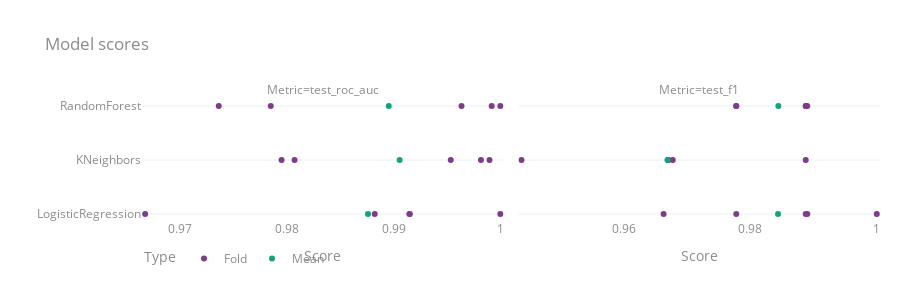

Notebook cell for this chart:
### Markdown cell above
## Plots based on the fit process.

Metrics obtained directly from a call to `fit()` can be visualized with `plot.metrics()`.

This method can plot multiple metrics, showing fold averages and error bars, or a scatter plot with the score for each fold and the mean score.

### Code cell
clf.plot.metrics(metrics=["roc_auc", "f1"])

### Figure 1 — Plotly figure (JSON) as saved in the notebook; plotly's stock layout.template omitted (floating-point values rounded to 4 significant figures)
{"data": [{"alignmentgroup": "True", "boxpoints": "all", "fillcolor": "rgba(255,255,255,0)", "hoveron": "points", "hovertemplate": "Type=Fold<br>Metric=test_roc_auc<br>Score=%{x}<br>Model=%{y}<extra></extra>", "legendgroup": "Fold", "line": {"color": "rgba(255,255,255,0)"}, "marker": {"color": "rgb(127, 60, 141)"}, "name": "Fold", "offsetgroup": "Fold", "orientation": "v", "pointpos": 0, "showlegend": true, "type": "box", "x": [0.9882, 0.9667, 0.9915, 1, 0.9915, 0.9795, 0.9807, 0.999, 0.9982, 0.9954, 0.9785, 0.9736, 0.9992, 1, 0.9964], "x0": " ", "xaxis": "x", "y": ["LogisticRegression", "LogisticRegression", "LogisticRegression", "LogisticRegression", "LogisticRegression", "KNeighbors", "KNeighbors", "KNeighbors", "KNeighbors", "KNeighbors", "RandomForest", "RandomForest", "RandomForest", "RandomForest", "RandomForest"], "y0": " ", "yaxis": "y"}, {"alignmentgroup": "True", "boxpoints": "all", "fillcolor": "rgba(255,255,255,0)", "hoveron": "points", "hovertemplate": "Type=Fold<br>Metric=test_f1<br>Score=%{x}<br>Model=%{y}<extra></extra>", "legendgroup": "Fold", "line": {"color": "rgba(255,255,255,0)"}, "marker": {"color": "rgb(127, 60, 141)"}, "name": "Fold", "offsetgroup": "Fold", "orientation": "v", "pointpos": 0, "showlegend": false, "type": "box", "x": [0.9663, 0.9778, 0.9888, 1, 0.989, 0.9438, 0.967, 0.9888, 0.9677, 0.967, 0.9778, 0.9778, 0.9888, 0.9888, 0.989], "x0": " ", "xaxis": "x2", "y": ["LogisticRegression", "LogisticRegression", "LogisticRegression", "LogisticRegression", "LogisticRegression", "KNeighbors", "KNeighbors", "KNeighbors", "KNeighbors", "KNeighbors", "RandomForest", "RandomForest", "RandomForest", "RandomForest", "RandomForest"], "y0": " ", "yaxis": "y2"}, {"alignmentgroup": "True", "boxpoints": "all", "fillcolor": "rgba(255,255,255,0)", "hoveron": "points", "hovertemplate": "Type=Mean<br>Metric=test_roc_auc<br>Score=%{x}<br>Model=%{y}<extra></extra>", "legendgroup": "Mean", "line": {"color": "rgba(255,255,255,0)"}, "marker": {"color": "rgb(17, 165, 121)"}, "name": "Mean", "offsetgroup": "Mean", "orientation": "v", "pointpos": 0, "showlegend": true, "type": "box", "x": [0.9905, 0.9876, 0.9895], "x0": " ", "xaxis": "x", "y": ["KNeighbors", "LogisticRegression", "RandomForest"], "y0": " ", "yaxis": "y"}, {"alignmentgroup": "True", "boxpoints": "all", "fillcolor": "rgba(255,255,255,0)", "hoveron": "points", "hovertemplate": "Type=Mean<br>Metric=test_f1<br>Score=%{x}<br>Model=%{y}<extra></extra>", "legendgroup": "Mean", "line": {"color": "rgba(255,255,255,0)"}, "marker": {"color": "rgb(17, 165, 121)"}, "name": "Mean", "offsetgroup": "Mean", "orientation": "v", "pointpos": 0, "showlegend": false, "type": "box", "x": [0.9669, 0.9844, 0.9844], "x0": " ", "xaxis": "x2", "y": ["KNeighbors", "LogisticRegression", "RandomForest"], "y0": " ", "yaxis": "y2"}], "layout": {"annotations": [{"font": {}, "showarrow": false, "text": "Metric=test_roc_auc", "x": 0.245, "xanchor": "center", "xref": "paper", "y": 1, "yanchor": "bottom", "yref": "paper"}, {"font": {}, "showarrow": false, "text": "Metric=test_f1", "x": 0.755, "xanchor": "center", "xref": "paper", "y": 1, "yanchor": "bottom", "yref": "paper"}], "boxmode": "group", "height": 300, "legend": {"title": {"text": "Type"}, "tracegroupgap": 0}, "title": {"text": "Model scores"}, "xaxis": {"anchor": "y", "domain": [0, 0.49], "title": {"text": "Score"}}, "xaxis2": {"anchor": "y2", "domain": [0.51, 1], "title": {"text": "Score"}}, "yaxis": {"anchor": "x", "domain": [0, 1], "title": {"text": ""}}, "yaxis2": {"anchor": "x2", "domain": [0, 1], "matches": "y", "showticklabels": false}}}
